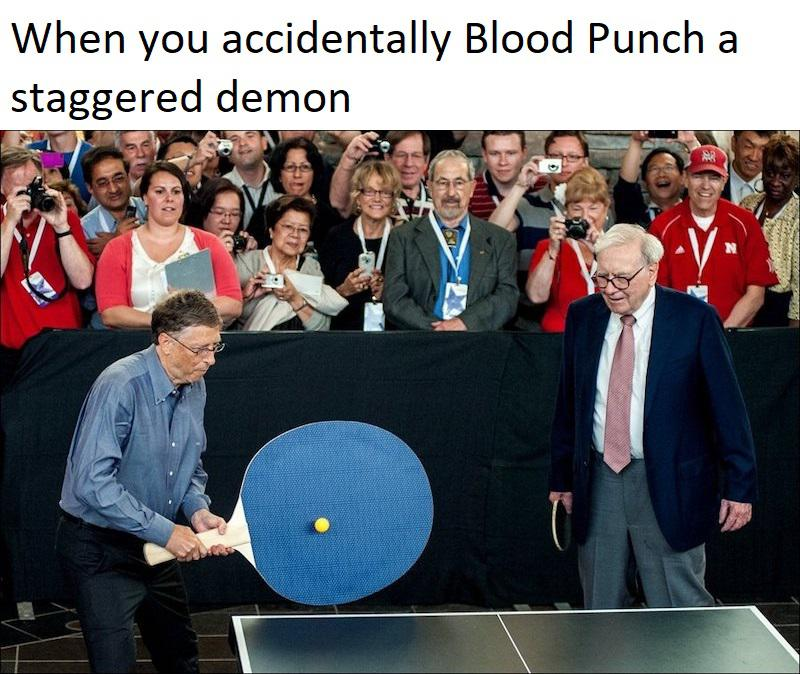
#> input picture doomcrossing/0c5l0ss550p41.jpg, 800 x 674 px; its folder holds only this picture in this run
$ jupyter execute basic_image_processing.ipynb
#> lines starting #> are read from the running program, lines starting #| are printed output that depends on the picture
## Basic scripting with Python

__Create or find small dataset of images, using an online data source such as Kaggle. At the very least, your dataset should contain no fewer than 10 images__

__Answer:__ I found a dataset on Kaggle for creating an image classifier cabable of destinguishing between images from the video games "doom" and "animal crossing": https://www.kaggle.com/andrewmvd/doom-crossing

I took 10 random images from each folder and combined them into a new folder, "doomcrossing", which i then uploaded to my Jupyter data-folder.

#### - For each image, find the width, height, and number of channels

[cell 1]
import os #for interacting with operating system (to import data and change filepaths).
import numpy as np
import re #For removing non-characters.
import sys
sys.path.append(os.path.join(".."))
import cv2 #shorthand name for open cv
from pathlib import Path #Importing the Path-function from the pathlib package.
from utils.imutils import jimshow #from utils.imutils import jimshow.
import csv #For writing csv-files.
from itertools import zip_longest #For making an iterator that aggregates elements from each of the iterables.

[cell 2]
filepath = os.path.join("..","data","doomcrossing") #Specifying a filepath for loading data.

[cell 3]
for filename in Path(filepath).glob("*.jpg"): #Loop through all files ending with ".jpg" in filepath.
    print(os.path.basename(os.path.normpath(filename))) #Print the name of the file.
    image = cv2.imread(str(filename)) #Load the file as an image.
#> image is the input picture: shape (674, 800, 3); mean B, G, R 102.4, 97.8, 100.7
    print(image.shape) #Print the width, height and channel.
#| (674, 800, 3)

    #... repeat for all files...

#### - For each image, split image into four equal-sized quadrants (i.e. top-left, top-right, bottom-left, bottom-right)
#### - Save each of the split images in JPG format

[cell 4]
regex = re.compile('.jpg') #Specifying regular expression for retrieving .

[cell 5]
for filename in Path(filepath).glob("*.jpg"): #Retrieve all .jpg-files from filepath.
    image = cv2.imread(str(filename)) #Load the file as an image.
    regex = re.compile('.jpg') #Specifying regular expression for locating the ".jpg"-part of the filename.
    filename = regex.sub('', str(filename)) #Remove ".jpg".
    cornertopleft = image[0:int(image.shape[0]/2),0:int(image.shape[1]/2)] #cut the width and height in half depending on desired corner quadrant.
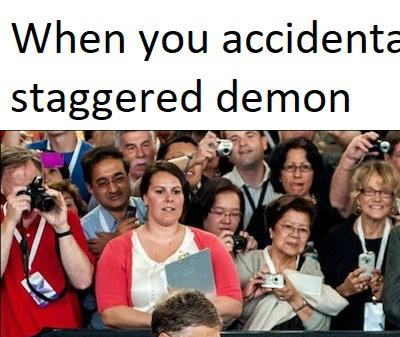
#> cornertopleft: shape (337, 400, 3); mean B, G, R 136.3, 139.7, 161.3
    outfile = os.path.join(filepath, f"{os.path.basename(os.path.normpath(filename))}_corner_top_left_mod.jpg") #Specify a new file with name corresponding to quadrant.
    cv2.imwrite(outfile, cornertopleft) #Write file.

    cornerbotleft = image[int(image.shape[0]/2):image.shape[0],0:int(image.shape[1]/2)] #cut the width and height in half depending on desired corner quadrant.
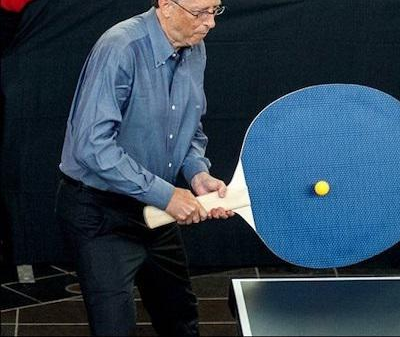
#> cornerbotleft: shape (337, 400, 3); mean B, G, R 80, 63.3, 44.4
    outfile = os.path.join(filepath, f"{os.path.basename(os.path.normpath(filename))}_corner_bot_left_mod.jpg") #Specify a new file with name corresponding to quadrant.
    cv2.imwrite(outfile, cornerbotleft) #Write file.

    cornerbotright = image[int(image.shape[0]/2):image.shape[0],int(image.shape[1]/2):int(image.shape[1])] #cut the width and height in half depending on desired corner quadrant.
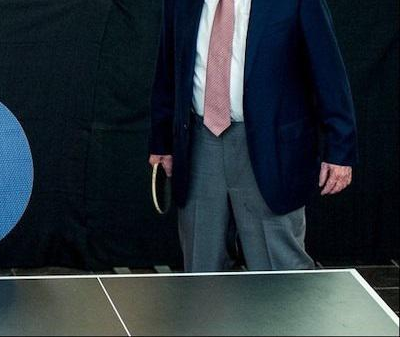
#> cornerbotright: shape (337, 400, 3); mean B, G, R 53.9, 46.3, 36.2
    outfile = os.path.join(filepath, f"{os.path.basename(os.path.normpath(filename))}_corner_bot_right_mod.jpg") #Specify a new file with name corresponding to quadrant.
    cv2.imwrite(outfile, cornerbotright) #Write file.

    cornertopright = image[0:int(image.shape[0]/2),int(image.shape[1]/2):int(image.shape[1])] #cut the width and height in half depending on desired corner quadrant.
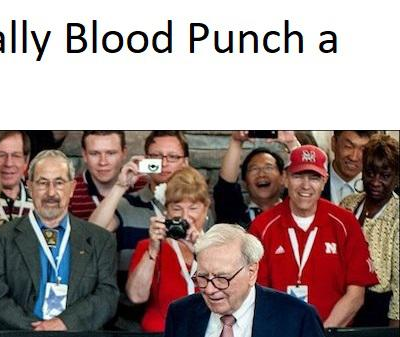
#> cornertopright: shape (337, 400, 3); mean B, G, R 139.2, 141.9, 160.8
    outfile = os.path.join(filepath, f"{os.path.basename(os.path.normpath(filename))}_corner_top_right_mod.jpg") #Specify a new file with name corresponding to quadrant.
    cv2.imwrite(outfile, cornertopright) #Write file.

    #... repeat for all files...

[cell 6]
#Testing if it worked:

path_to_image_test = os.path.join("..","data","doomcrossing","0al47gmk8xs41.jpg") #Loading full test-image.
image = cv2.imread(str(path_to_image_test))
jimshow(image, "full") #Print image.
#> (this line was passed over: utils is not available in this run)

#Loading and printing quadrants of test-image.
path_to_image_test = os.path.join("..","data","doomcrossing","0al47gmk8xs41_corner_top_left_mod.jpg")
image = cv2.imread(str(path_to_image_test))
jimshow(image, "top left corner")
#> (this line was passed over: utils is not available in this run)

path_to_image_test = os.path.join("..","data","doomcrossing","0al47gmk8xs41_corner_bot_left_mod.jpg")
image = cv2.imread(str(path_to_image_test))
jimshow(image, "bottom left corner")
#> (this line was passed over: utils is not available in this run)

path_to_image_test = os.path.join("..","data","doomcrossing","0al47gmk8xs41_corner_top_right_mod.jpg")
image = cv2.imread(str(path_to_image_test))
jimshow(image, "top right corner")
#> (this line was passed over: utils is not available in this run)

path_to_image_test = os.path.join("..","data","doomcrossing","0al47gmk8xs41_corner_bot_right_mod.jpg")
image = cv2.imread(str(path_to_image_test))
jimshow(image, "bottom right corner")
#> (this line was passed over: utils is not available in this run)

#Success!

#### Create and save a file containing the filename, width, height for all of the new images.

[cell 7]
filenames = [] #Define empty list for filenames.
width = [] #Define empty list for image widths.
height = [] #Define empty list for image heights.

for filename in Path(filepath).glob("*mod.jpg"): #Retrieve all files ending with "mod.jpg" (the modified images) from filepath.
    filenames.append(os.path.basename(os.path.normpath(filename))) #Append the filenames to the filenames list.
    image = cv2.imread(str(filename)) #Load the file as an image.
    width.append(image.shape[1]) #Append the width to the filenames list.
    height.append(image.shape[0]) #Append the height to the filenames list.

    #... repeat for all files...

[cell 8]
#Write .csv-file.

d = [filenames, width, height] #Define columns.
export_data = zip_longest(*d, fillvalue = '') #Make an iterator that aggregates elements from each of the iterables. Iteration continues until the longest iterable is exhausted.
with open('images.csv', 'w', newline='') as myfile: #Create an empty .csv to be filled with info.
      wr = csv.writer(myfile) #Write to the file.
      wr.writerow(("filenames", "width", "height")) #Write specified columns to the csv.
      wr.writerows(export_data)
myfile.close() #Export the file.

[cell 9]
#Testing if it worked:

with open('images.csv', newline='') as f:
    reader = csv.reader(f)
    for row in reader:
        print(row)

#Success!
